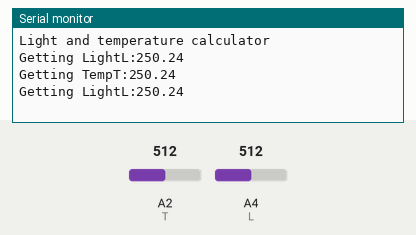
The sketch below on a simulated Arduino Uno, built with avr-gcc and run on an emulated ATmega328P. On the bench: the last lines printed to the serial monitor. The inputs (shaded band) are chosen by the test bench; at power-on: A2 (T) = 512, A4 (L) = 512.

Above: at 9.8 s.
9.9 s: A2 (T) set to 716
At 14.0 s:
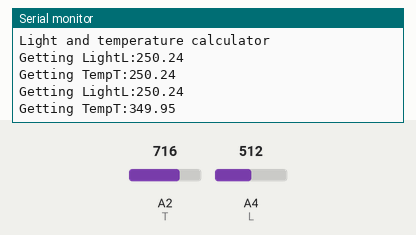
18.4 s: A4 (L) set to 716
At 22.1 s:
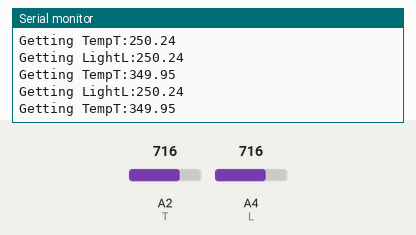
26.9 s: A2 (T) set to 900
At 30.2 s:
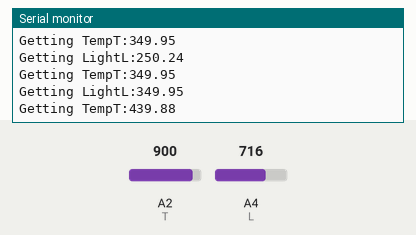
35.4 s: A4 (L) set to 900
At 38.3 s:
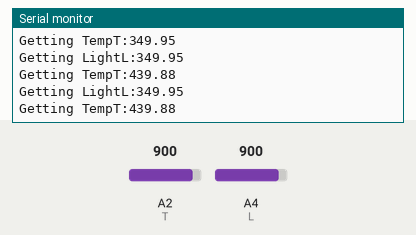
Timing chart, 0 to 39.8 s (numbered marks = the images above; inputs shaded):
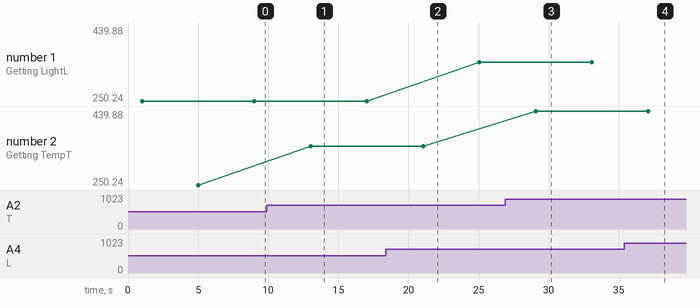

Measured:
- after the input at 9.9 s, the serial monitor: prints a new line after 3.1 s (image 1)
- after the input at 26.9 s, the serial monitor: prints a new line after 2.2 s (image 3)
- plotted number 2: 250.24 → 349.95 after the input at 9.9 s, 349.95 → 439.88 after the input at 26.9 s

The sketch:

temperature_light.ino
```cpp
#include<SoftwareSerial.h>
int ledPin=13;
int L=A4;
float LIGHT;
int T=A2;
float CELSIUS;
void setup()
{
  Serial.begin(9600);
}
void LIG()
{
  Serial.print("Getting Light");
    int value_lig=analogRead(L);
    delay(10);
   // value_lig=analogRead(L);
    //delay(10);
    float millivolts_lig=(value_lig/1023.0)*5000;
    LIGHT=millivolts_lig/10;
    Serial.print("L:");
    Serial.print(LIGHT);
    Serial.print("\n");
    delay(2000);
    if (LIGHT>10) {
    digitalWrite(ledPin, HIGH);
  } else {
    digitalWrite(ledPin, LOW);
  }
}
void TEMPERATURE()
{
  Serial.print("Getting Temp");
    int value_temp=analogRead(T);
    delay(10);
   // value_lig=analogRead(L);
    //delay(10);
    float millivolts_temp=(value_temp/1023.0)*5000;
    CELSIUS=millivolts_temp/10;
    Serial.print("T:");
    Serial.print(CELSIUS);
    Serial.print("\n");
    delay(2000);
   /*if (LIGHT>10) {
    digitalWrite(ledPin, HIGH);
  } else {
    digitalWrite(ledPin, LOW);
  }*/
}
void loop()
{
  Serial.print("Light and temperature calculator");
  Serial.print("\n");
  delay(1000);
  while(1)
{
  LIG();
  delay(2000);
  TEMPERATURE();
  delay(2000);
}
/* while(2)
{
  TEMPERATURE();
  delay(2000);
}*/
 /* if (LIGHT>10) {
    digitalWrite(ledPin, HIGH);
  } else {
    digitalWrite(ledPin, LOW);*/
}
```
